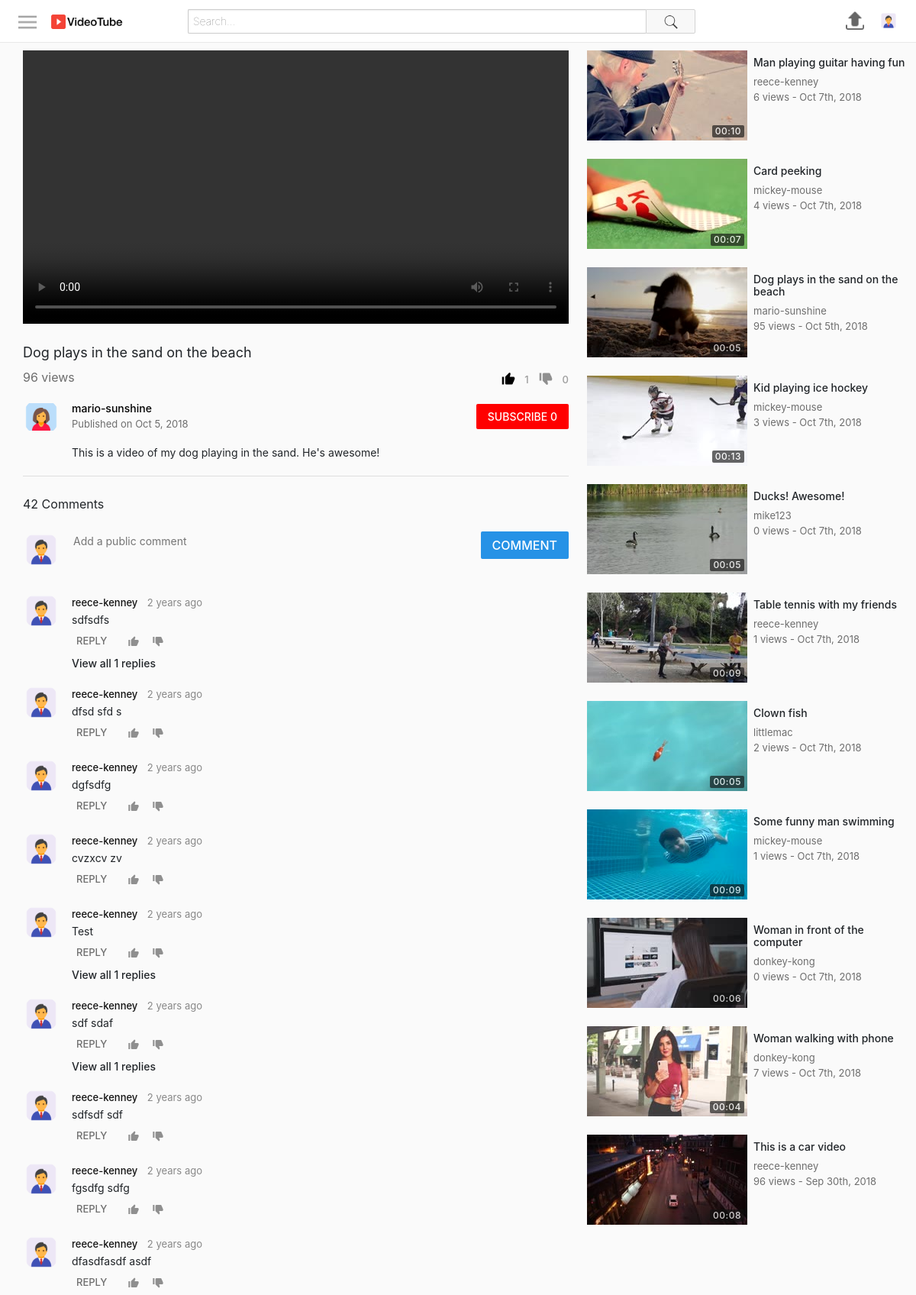
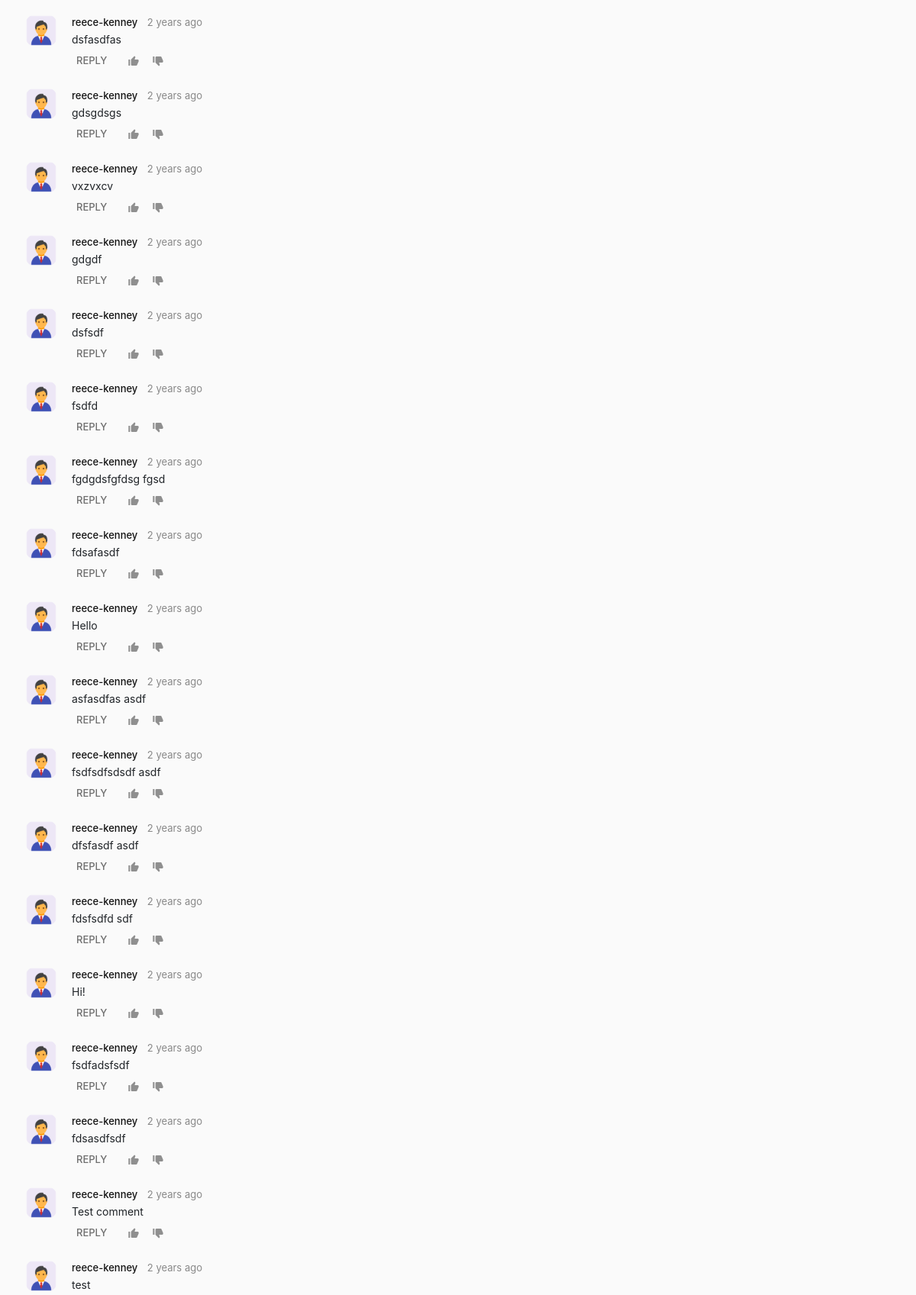
/watch.php?id=155 (signed in, upper part), run on the app's committed database (2 pictures, top to bottom).
### tables this page shows
CREATE TABLE `users` (
  `id` int(11) NOT NULL,
  `firstName` varchar(25) NOT NULL,
  `lastName` varchar(25) NOT NULL,
  `username` varchar(25) NOT NULL,
  `email` varchar(100) NOT NULL,
  `password` varchar(255) NOT NULL,
  `signUpDate` datetime NOT NULL DEFAULT CURRENT_TIMESTAMP,
  `profilePic` varchar(255) NOT NULL
);

CREATE TABLE `videos` (
  `id` int(11) NOT NULL,
  `uploadedBy` varchar(50) NOT NULL,
  `title` varchar(70) NOT NULL,
  `description` varchar(1000) NOT NULL,
  `privacy` int(11) NOT NULL,
  `filePath` varchar(250) NOT NULL,
  `category` int(11) NOT NULL,
  `uploadDate` datetime NOT NULL DEFAULT CURRENT_TIMESTAMP,
  `views` int(11) NOT NULL,
  `duration` varchar(10) NOT NULL
);

CREATE TABLE `comments` (
  `id` int(11) NOT NULL,
  `postedBy` varchar(50) NOT NULL,
  `videoId` int(11) NOT NULL,
  `responseTo` int(11) NOT NULL,
  `body` text NOT NULL,
  `datePosted` datetime NOT NULL DEFAULT CURRENT_TIMESTAMP
);

CREATE TABLE `thumbnails` (
  `id` int(11) NOT NULL,
  `videoId` int(11) NOT NULL,
  `filePath` varchar(250) NOT NULL,
  `selected` int(11) NOT NULL
);

### includes/classes/ButtonProvider.php (the view, shortened to what the rows shown need)
<?php
class ButtonProvider {
    public static $signInFunction = "notSignedIn()";
    public static function createLink($link) {
        return User::isLoggedIn() ? $link : ButtonProvider::$signInFunction;
    }
    public static function createButton($text, $imageSrc, $action, $class) {
        $image = ($imageSrc == null) ? "" : "<img src='$imageSrc'>";
        $action  = ButtonProvider::createLink($action);
        return "<button class='$class' onclick='$action'>
                    $image
                    <span class='text'>$text</span>
                </button>";
    }
    public static function createUserProfileButton($con, $username) {
        $userObj = new User($con, $username);
        $profilePic = $userObj->getProfilePic();
        $link = "profile.php?username=$username";
        return "<a href='$link'>
                    <img src='$profilePic' class='profilePicture'>
                </a>";
    }
    public static function createSubscriberButton($con, $userToObj, $userLoggedInObj) {
        $userTo = $userToObj->getUsername();
        $userLoggedIn = $userLoggedInObj->getUsername();
        $isSubscribedTo = $userLoggedInObj->isSubscribedTo($userTo);
        $buttonText = $isSubscribedTo ? "SUBSCRIBED" : "SUBSCRIBE";
        $buttonText .= " " . $userToObj->getSubscriberCount();
        $buttonClass = $isSubscribedTo ? "unsubscribe button" : "subscribe button";
        $action = "subscribe(\"$userTo\", \"$userLoggedIn\", this)";
        $button = ButtonProvider::createButton($buttonText, null, $action, $buttonClass);
        return "<div class='subscribeButtonContainer'>
                    $button
                </div>";
    }
    public static function createUserProfileNavigationButton($con, $username) {
        if(User::isLoggedIn()) {
            return ButtonProvider::createUserProfileButton($con, $username);
        }
        else {
            return "<a href='signIn.php'>
                        <span class='signInLink'>SIGN IN</span>
                    </a>";
        }
    }
}
?>

### includes/classes/VideoInfoSection.php
<?php
require_once("includes/classes/VideoInfoControls.php");
class VideoInfoSection {
    private $con, $video, $userLoggedInObj;
    public function __construct($con, $video, $userLoggedInObj) {
        $this->con = $con;
        $this->video = $video;
        $this->userLoggedInObj = $userLoggedInObj;
    }
    public function create() {
        return $this->createPrimaryInfo() . $this->createSecondaryInfo();
    }
    private function createPrimaryInfo() {
        $title = $this->video->getTitle();
        $views = $this->video->getViews();
        $videoInfoControls = new VideoInfoControls($this->video, $this->userLoggedInObj);
        $controls = $videoInfoControls->create();
        return "<div class='videoInfo'>
                    <h1>$title</h1>
                    <div class='bottomSection'>
                        <span class='viewCount'>$views views</span>
                        $controls
                    </div>
                </div>";
    }
    private function createSecondaryInfo() {
        $description = $this->video->getDescription();
        $uploadDate = $this->video->getUploadDate();
        $uploadedBy = $this->video->getUploadedBy();
        $profileButton = ButtonProvider::createUserProfileButton($this->con, $uploadedBy);
        if($uploadedBy == $this->userLoggedInObj->getUsername()) {
            $actionButton = ButtonProvider::createEditVideoButton($this->video->getId());
        }
        else {
            $userToObject = new User($this->con, $uploadedBy);
            $actionButton = ButtonProvider::createSubscriberButton($this->con, $userToObject, $this->userLoggedInObj);
        }
        return "<div class='secondaryInfo'>
                    <div class='topRow'>
                        $profileButton
                        <div class='uploadInfo'>
                            <span class='owner'>
                                <a href='profile.php?username=$uploadedBy'>
                                    $uploadedBy
                                </a>
                            </span>
                            <span class='date'>Published on $uploadDate</span>
                        </div>
                        $actionButton
                    </div>
                    <div class='descriptionContainer'>
                        $description
                    </div>
                </div>";
    }
}
?>

### includes/classes/CommentSection.php
<?php
class CommentSection {
    private $con, $video, $userLoggedInObj;
    public function __construct($con, $video, $userLoggedInObj) {
        $this->con = $con;
        $this->video = $video;
        $this->userLoggedInObj = $userLoggedInObj;
    }
    public function create() {
        return $this->createCommentSection();
    }
    private function createCommentSection() {
        $numComments = $this->video->getNumberOfComments();
        $postedBy = $this->userLoggedInObj->getUsername();
        $videoId = $this->video->getId();
        $profileButton = ButtonProvider::createUserProfileButton($this->con, $postedBy);
        $commentAction = "postComment(this, \"$postedBy\", $videoId, null, \"comments\")";
        $commentButton = ButtonProvider::createButton("COMMENT", null, $commentAction, "postComment");
        $comments = $this->video->getComments();
        $commentItems = "";
        foreach($comments as $comment) {
            $commentItems .= $comment->create();
        }
        return "<div class='commentSection'>
                    <div class='header'>
                        <span class='commentCount'>$numComments Comments</span>
                        <div class='commentForm'>
                            $profileButton
                            <textarea class='commentBodyClass' placeholder='Add a public comment'></textarea>
                            $commentButton
                        </div>
                    </div>
                    <div class='comments'>
                        $commentItems
                    </div>
                </div>";
    }
}
?>

### includes/classes/Comment.php (shortened to what the rows shown need)
<?php
require_once("ButtonProvider.php");
require_once("CommentControls.php");
class Comment {
    private $con, $sqlData, $userLoggedInObj, $videoId;
    public function __construct($con, $input, $userLoggedInObj, $videoId) {
        $this->sqlData = $input;
        $this->con = $con;
        $this->userLoggedInObj = $userLoggedInObj;
        $this->videoId = $videoId;
    }
    public function create() {
        $id = $this->sqlData["id"];
        $videoId = $this->getVideoId();
        $body = $this->sqlData["body"];
        $postedBy = $this->sqlData["postedBy"];
        $profileButton = ButtonProvider::createUserProfileButton($this->con, $postedBy);
        $timespan = $this->time_elapsed_string($this->sqlData["datePosted"]);
        $commentControlsObj = new CommentControls($this->con, $this, $this->userLoggedInObj);
        $commentControls = $commentControlsObj->create();
        $numResponses = $this->getNumberOfReplies();
        if($numResponses > 0) {
            $viewRepliesText = "<span class='repliesSection viewReplies' onclick='getReplies($id, this, $videoId)'>
                                    View all $numResponses replies</span>";
        }
        else {
            $viewRepliesText = "<div class='repliesSection'></div>";
        }
        return "<div class='itemContainer'>
                    <div class='comment'>
                        $profileButton
                        <div class='mainContainer'>
                            <div class='commentHeader'>
                                <a href='profile.php?username=$postedBy'>
                                    <span class='username'>$postedBy</span>
                                </a>
                                <span class='timestamp'>$timespan</span>
                            </div>
                            <div class='body'>
                                $body
                            </div>
                        </div>
                    </div>
                    $commentControls
                    $viewRepliesText
                </div>";
    }
    public function getNumberOfReplies() {
        $query = $this->con->prepare("SELECT count(*) FROM comments WHERE responseTo=:responseTo");
        $query->bindParam(":responseTo", $id);
        $id = $this->sqlData["id"];
        $query->execute();
        return $query->fetchColumn();
    }
    function time_elapsed_string($datetime, $full = false) {
        $now = new DateTime;
        $ago = new DateTime($datetime);
        $diff = $now->diff($ago);
        $diff->w = floor($diff->d / 7);
        $string = array(
            'y' => 'year',
            'm' => 'month',
            'w' => 'week',
            'd' => 'day',
            'h' => 'hour',
            'i' => 'minute',
            's' => 'second',
        );
        if (!$full) $string = array_slice($string, 0, 1);
        return $string ? implode(', ', $string) . ' ago' : 'just now';
    }
    public function getId() {
        return $this->sqlData["id"];
    }
    public function getVideoId() {
        return $this->videoId;
    }
    public function wasLikedBy() {
        $query = $this->con->prepare("SELECT * FROM likes WHERE username=:username AND commentId=:commentId");
        $query->bindParam(":username", $username);
        $query->bindParam(":commentId", $id);
        $query->execute();
        return $query->rowCount() > 0;
    }
    public function wasDislikedBy() {
        $query = $this->con->prepare("SELECT * FROM dislikes WHERE username=:username AND commentId=:commentId");
        $query->bindParam(":username", $username);
        $query->bindParam(":commentId", $id);
        $id = $this->getId();
        $query->execute();
        return $query->rowCount() > 0;
    }
    public function getLikes() {
        $query = $this->con->prepare("SELECT count(*) as 'count' FROM likes WHERE commentId=:commentId");
        $query->bindParam(":commentId", $commentId);
        $commentId = $this->getId();
        $query->execute();
        $data = $query->fetch(PDO::FETCH_ASSOC);
        $numLikes = $data["count"];
        $query = $this->con->prepare("SELECT count(*) as 'count' FROM dislikes WHERE commentId=:commentId");
        $query->bindParam(":commentId", $commentId);
        $query->execute();
        $data = $query->fetch(PDO::FETCH_ASSOC);
        $numDislikes = $data["count"];
        return $numLikes - $numDislikes;
    }
}
?>

### includes/classes/VideoGrid.php (shortened to what the rows shown need)
<?php
class VideoGrid {
    private $con, $userLoggedInObj;
    private $largeMode = false;
    private $gridClass = "videoGrid";
    public function __construct($con, $userLoggedInObj) {
        $this->con = $con;
        $this->userLoggedInObj = $userLoggedInObj;
    }
    public function create($videos, $title, $showFilter) {
        if($videos == null) {
            $gridItems = $this->generateItems();
        }
        else {
            $gridItems = $this->generateItemsFromVideos($videos);
        }
        $header = "";
        return "$header
                <div class='$this->gridClass'>
                    $gridItems
                </div>";
    }
    public function generateItems() {
        $query = $this->con->prepare("SELECT * FROM videos ORDER BY RAND() LIMIT 15");
        $query->execute();
        $elementsHtml = "";
        while($row = $query->fetch(PDO::FETCH_ASSOC)) {
            $video = new Video($this->con, $row, $this->userLoggedInObj);
            $item = new VideoGridItem($video, $this->largeMode);
            $elementsHtml .= $item->create();
        }
        return $elementsHtml;
    }
}
?>

### includes/classes/VideoGridItem.php
<?php
class VideoGridItem {
    private $video, $largeMode;
    public function __construct($video, $largeMode) {
        $this->video = $video;
        $this->largeMode = $largeMode;
    }
    public function create() {
        $thumbnail = $this->createThumbnail();
        $details = $this->createDetails();
        $url = "watch.php?id=" . $this->video->getId();
        return "<a href='$url'>
                    <div class='videoGridItem'>
                        $thumbnail
                        $details
                    </div>
                </a>";
    }
    private function createThumbnail() {
        $thumbnail = $this->video->getThumbnail();
        $duration = $this->video->getDuration();
        return "<div class='thumbnail'>
                    <img src='$thumbnail'>
                    <div class='duration'>
                        <span>$duration</span>
                    </div>
                </div>";
    }
    private function createDetails() {
        $title = $this->video->getTitle();
        $username = $this->video->getUploadedBy();
        $views = $this->video->getViews();
        $description = $this->createDescription();
        $timestamp = $this->video->getTimeStamp();
        return "<div class='details'>
                    <h3 class='title'>$title</h3>
                    <span class='username'>$username</span>
                    <div class='stats'>
                        <span class='viewCount'>$views views - </span>
                        <span class='timeStamp'>$timestamp</span>
                    </div>
                    $description
                </div>";
    }
    private function createDescription() {
        if(!$this->largeMode) {
            return "";
        }
        else {
            $description = $this->video->getDescription();
            $description = (strlen($description) > 350) ? substr($description, 0, 347) . "..." : $description;
            return "<span class='description'>$description</span>";
        }
    }
}
?>

### data on the page
users: profilePic (placeholder picture), username "reece-kenney"
videos: title "Dog plays in the sand on the beach", uploadedBy "mario-sunshine", uploadDate "Oct 5, 2018", description "This is a video of my dog playing in the sand. He's awesome!", thumbnails.filePath (picture), duration "00:05", views "95", uploadDate "Oct 5th, 2018"
users: profilePic (placeholder picture)
comments: datePosted "2 years ago", body "sdfsdfs"
comments: datePosted "2 years ago", body "dfsd sfd s"
comments: datePosted "2 years ago", body "dgfsdfg"
comments: datePosted "2 years ago", body "cvzxcv zv"
comments: datePosted "2 years ago", body "Test"
comments: datePosted "2 years ago", body "sdf sdaf"
comments: datePosted "2 years ago", body "sdfsdf sdf"
comments: datePosted "2 years ago", body "fgsdfg sdfg"
comments: datePosted "2 years ago", body "dfasdfasdf asdf"
comments: datePosted "2 years ago", body "dsfasdfas"
comments: datePosted "2 years ago", body "gdsgdsgs"
comments: datePosted "2 years ago", body "vxzvxcv"
comments: datePosted "2 years ago", body "gdgdf"
comments: datePosted "2 years ago", body "dsfsdf"
comments: datePosted "2 years ago", body "fsdfd"
comments: datePosted "2 years ago", body "fgdgdsfgfdsg fgsd"
comments: datePosted "2 years ago", body "fdsafasdf"
comments: datePosted "2 years ago", body "Hello"
comments: datePosted "2 years ago", body "asfasdfas asdf"
comments: datePosted "2 years ago", body "fsdfsdfsdsdf asdf"
comments: datePosted "2 years ago", body "dfsfasdf asdf"
comments: datePosted "2 years ago", body "fdsfsdfd sdf"
comments: datePosted "2 years ago", body "Hi!"
comments: datePosted "2 years ago", body "fsdfadsfsdf"
comments: datePosted "2 years ago", body "fdsasdfsdf"
comments: datePosted "2 years ago", body "Test comment"
comments: datePosted "2 years ago", body "test"
videos: thumbnails.filePath (picture), duration "00:10", title "Man playing guitar having fun", uploadedBy "reece-kenney", views "6", uploadDate "Oct 7th, 2018"
videos: thumbnails.filePath (picture), duration "00:07", title "Card peeking", uploadedBy "mickey-mouse", views "4", uploadDate "Oct 7th, 2018"
videos: thumbnails.filePath (picture), duration "00:13", title "Kid playing ice hockey", uploadedBy "mickey-mouse", views "3", uploadDate "Oct 7th, 2018"
videos: thumbnails.filePath (picture), duration "00:05", title "Ducks! Awesome!", uploadedBy "mike123", views "0", uploadDate "Oct 7th, 2018"
videos: thumbnails.filePath (picture), duration "00:09", title "Table tennis with my friends", uploadedBy "reece-kenney", views "1", uploadDate "Oct 7th, 2018"
videos: thumbnails.filePath (picture), duration "00:05", title "Clown fish", uploadedBy "littlemac", views "2", uploadDate "Oct 7th, 2018"
videos: thumbnails.filePath (picture), duration "00:09", title "Some funny man swimming", uploadedBy "mickey-mouse", views "1", uploadDate "Oct 7th, 2018"
videos: thumbnails.filePath (picture), duration "00:06", title "Woman in front of the computer", uploadedBy "donkey-kong", views "0", uploadDate "Oct 7th, 2018"
videos: thumbnails.filePath (picture), duration "00:04", title "Woman walking with phone", uploadedBy "donkey-kong", views "7", uploadDate "Oct 7th, 2018"
videos: thumbnails.filePath (picture), duration "00:08", title "This is a car video", uploadedBy "reece-kenney", views "96", uploadDate "Sep 30th, 2018"

### other printed values
$views "96"
$text "1 0 SUBSCRIBE 0 COMMENT"
$numComments "42"
$text "REPLY"
$numResponses "1"
